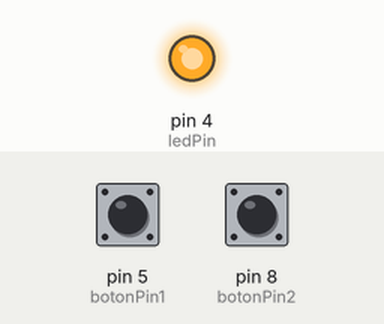
Simulated run of this sketch. Board: Arduino Uno, built with avr-gcc and run on an emulated ATmega328P. On the bench: output pins drawn as LEDs (lit = HIGH). The inputs (shaded band) are chosen by the test bench; at power-on: pin 8 (botonPin2) HIGH, pin 5 (botonPin1) HIGH.

Above: at 3.2 s.
3.3 s: pin 8 (botonPin2) pulled LOW for 0.15 s
At 4.6 s:
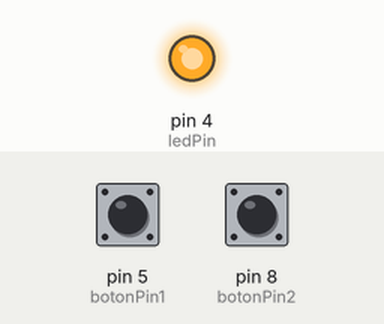
5.0 s: pin 5 (botonPin1) pulled LOW for 0.15 s
At 5.9 s:
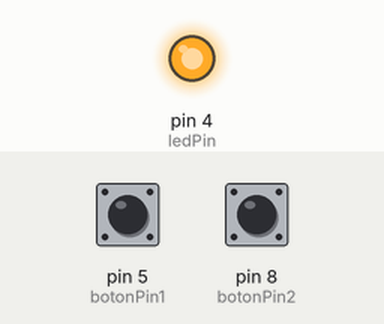
6.7 s: pin 8 (botonPin2) pulled LOW for 1 s
At 7.3 s:
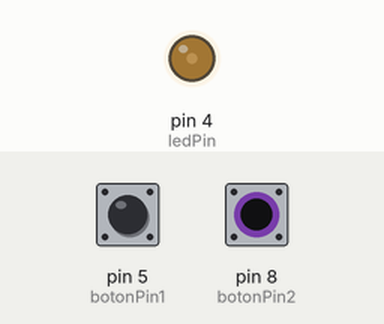
9.2 s: pin 5 (botonPin1) pulled LOW for 1 s
At 9.9 s:
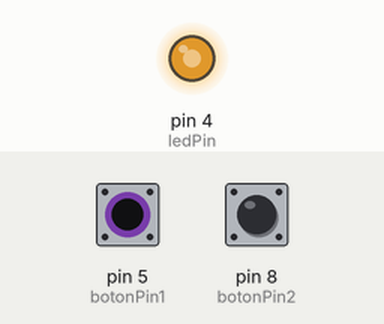
11.7 s: pin 5 (botonPin1) pulled LOW for 3.2 s
At 15.9 s:
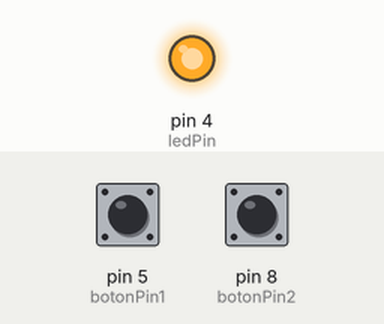
16.4 s: pin 8 (botonPin2) pulled LOW for 3.2 s
At 17.1 s:
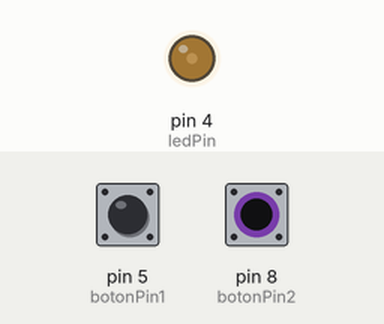
Timing chart, 0 to 21.1 s (numbered marks = the images above; inputs shaded):
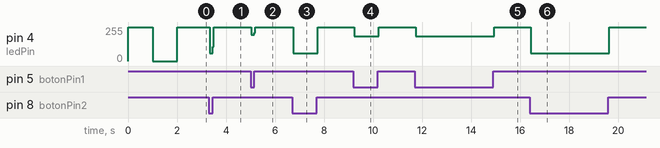

The sketch:

proyecto_3.ino
```cpp
/*
*  Documentación del programa:Problema 3
*  NOM: RAMON MIR
*  DATA:19/03/21
*  PROYECTO 3  el led 1 de enciende durante 1 segundo solo una vez
*  y cuando se apaga le pulsas a el boton 1 o al boton dos y se enciende
*/
int switchState1 = 0;


int switchState2 = 0;


int ledPin = 4;


int botonPin1 = 5;


int botonPin2 = 8;


void setup() {


  pinMode( ledPin , OUTPUT );


  pinMode( botonPin1 , INPUT );


  pinMode( botonPin2 , INPUT );


  digitalWrite( ledPin , HIGH );


   delay( 1000 );


  digitalWrite( ledPin , LOW );


  delay( 1000 );


}

void loop() {

 switchState1 = digitalRead ( botonPin1 );


 switchState2 = digitalRead ( botonPin2 );


 if (switchState1 == LOW){


  digitalWrite ( ledPin , LOW) ;


    }


  else if (switchState1 = HIGH){


  digitalWrite(ledPin, HIGH);


  }
  if (switchState2 == LOW){


 digitalWrite(ledPin, LOW);


 }


 else if (switchState2 = HIGH){


 digitalWrite(ledPin, HIGH);
 }

}
```

Measured:
- after the input at 3.3 s, pin 4 (ledPin): 255/255 → 57/255 at once, → 255/255 0.12 s later
- after the input at 5.0 s, pin 4 (ledPin): 255/255 → 198/255 at once, → 255/255 0.12 s later
- after the input at 6.7 s, pin 4 (ledPin): 255/255 → 57/255 at once, → 255/255 1.0 s later
- after the input at 9.2 s, pin 4 (ledPin): 255/255 → 184/255 at once, → 255/255 1.0 s later
- after the input at 11.7 s, pin 4 (ledPin): 255/255 → 184/255 at once, → 255/255 3.2 s later
- after the input at 16.4 s, pin 4 (ledPin): 255/255 → 57/255 at once, → 255/255 3.2 s later
